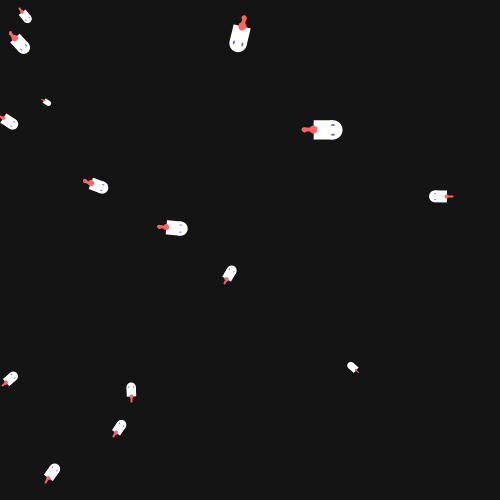
Frame 1 (no input)
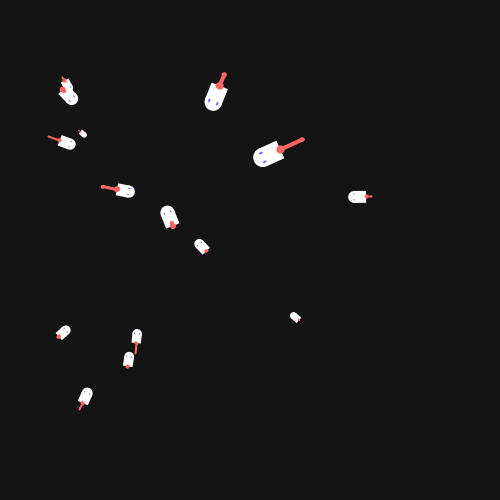
Frame 60 (the mouse pressed at the canvas centre just before this capture)
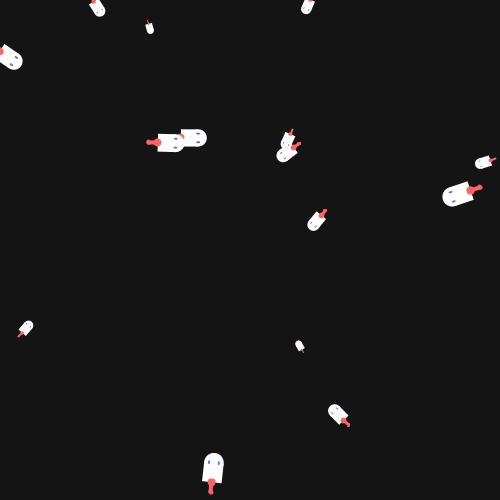
Frame 120 (the mouse held since frame 60 and released just before this capture)

The Processing sketch that drew these frames (run headless with seeded random() and noise(); from frame 60 on, the mouse is pressed at the canvas centre):

// Processing sketch: processing_131804
// ── processing_131804.pde

Mover[] movers = new Mover[15];

float gravConst = 2;

void setup() {
  size(500,500);
  for(int i = 0; i < movers.length; i++){
    movers[i] = new Mover();
  }
}

void draw() {
  background(20);
  
  for(int i = 0; i < movers.length; i++){
    for(int j = 0; j < movers.length; j++){
      if(i != j){
        PVector attraction = movers[i].attract(movers[j]);
        
        movers[j].applyForce(attraction);
      }
    }
    movers[i].update();
    movers[i].display();
  }
  
  if(mousePressed){
    for(int i = 0; i < movers.length; i++){
      movers[i] = new Mover();
    }
  }
}
class Mover {
  
  PVector loc;
  PVector vel;
  PVector acc;
  
  float aAcc;
  float aVel;
  float angle;
  
  float mass;
  float diameter;
  float radius;
  
  float oAmp;
  float oTimer;
  float oTimerRate;
  
  Mover() {
    loc = new PVector(random(width),random(height));
    vel = new PVector(0,0);
    acc = new PVector(0,0);
    aAcc = 0;
    aVel = 0;
    angle = 0;
    mass = random(0.5,2);
    diameter = mass * 10;
    radius = diameter / 2;
    oAmp = radius * 1.5;
    oTimer = 0;
    oTimerRate = 0.01;
  }
  
  PVector attract(Mover m) {
    //target location (This attractor) - "current locaiton" (the mover being acted upon)
    PVector dir = PVector.sub(loc, m.loc);
    float distance = dir.mag();
    dir.normalize();
    
    distance = constrain(distance,5,25);
    
    float strength = gravConst * mass * m.mass / (distance*distance);
    
    dir.mult(strength);
    
    return dir;
  }
  
  void applyForce(PVector force) {
    PVector f = PVector.div(force,mass);
    acc.add(f);
  }
  
  void update() {
    vel.add(acc);
    loc.add(vel);
    //aAcc = vel.x * 0.001;
    //aVel += aAcc;
    angle = atan2(vel.y,vel.x);
    //vel.limit(5);
    acc.mult(0);
  }
  
  void checkEdges() {
    if (loc.x > width) {
      vel.x *= -1;
      loc.x = width;
    } else if (loc.x < 0) {
      vel.x *= -1;
      loc.x = 0;
    }
    
    if (loc.y > height) {
      vel.y *= -1;
      loc.y = height;
    } else if ( loc.y < 0 ) {
      vel.y *= -1;
      loc.y = 0;
    }
  }
  
  void display() {
    pushMatrix();
    translate(loc.x,loc.y);
    rotate(angle);
    
    noStroke();
    fill(255);
    rectMode(CENTER);
    rect(0,0, diameter,diameter);
    ellipseMode(CENTER);
    ellipse(radius,0, diameter,diameter);
    fill(100,100,255);
    ellipse(radius,radius/2, int(radius/2),int(radius/4));
    ellipse(radius,-radius/2, int(radius/2),int(radius/4));
    
    stroke(255,100,100);
    strokeWeight(int(radius/2));
    fill(255,100,100);
    float x = oAmp * sin(oTimer);
    oTimer += vel.mag()/5;
    line(-radius,0,x-diameter,0);
    ellipse(-radius,0, int(radius/2),int(radius/2));
    ellipse(x-diameter,0, int(radius/6),int(radius/6));
    
    
    popMatrix();
  }
  
}
